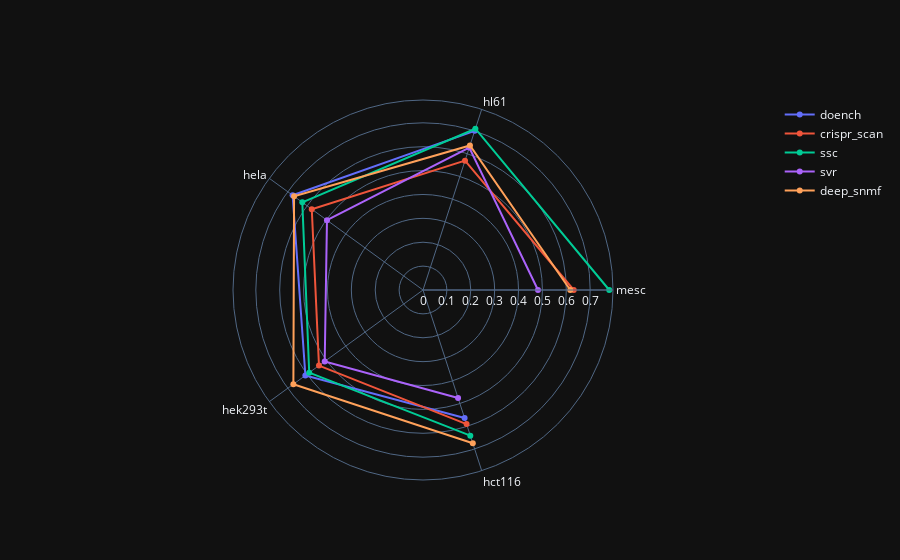

Write notebook code for a chart like this one.
### Code cell
import pandas as pd
import numpy as np
import plotly.express as px
import plotly.graph_objects as go
  
# read dataset from csv and perform preprocessing
data = result
data.head()
  
# # remove goalkeepers data for performing fair comparison
# goalkeeper_index = data[data['Position'] == 'GK' ].index
# data.drop(index_names,inplace=True)
  
# remove columns which are not required for this visualisation purpose
plt_vars = ['mesc', 'hl61', 'hela', 'hek293t', 'hct116']
# data.drop(data_cols, axis =1, inplace=True)

# plot unfilled scatter plot
# plot star plot for comparison
fig = go.Figure()
  
fig.add_trace(go.Scatterpolar(
      r=pd.Series(data.loc[0].values),
      theta=plt_vars,

      name=data.loc[0, 'index']
))
fig.add_trace(go.Scatterpolar(
      r=pd.Series(data.loc[1,plt_vars].values),
      theta=plt_vars,

      name=data.loc[1, 'index']
))
fig.add_trace(go.Scatterpolar(
      r=pd.Series(data.loc[2,plt_vars].values),
      theta=plt_vars,

      name=data.loc[2, 'index']
))
fig.add_trace(go.Scatterpolar(
      r=pd.Series(data.loc[3,plt_vars].values),
      theta=plt_vars,

      name=data.loc[3, 'index']
))
fig.add_trace(go.Scatterpolar(
      r=pd.Series(data.loc[4,plt_vars].values),
      theta=plt_vars,
    
      name=data.loc[4, 'index']
))

  
fig.update_layout(
  polar=dict(
    radialaxis=dict(
      visible=True
          )),

  template = 'plotly_dark',
  showlegend=True
)

fig.show()

### Figure 1 — Plotly figure (JSON) as saved in the notebook; plotly's stock layout.template omitted (floating-point values rounded to 4 significant figures)
{"data": [{"name": "doench", "r": ["doench", 0.7006, 0.6749, 0.6087, 0.5637, 0.6117], "theta": ["mesc", "hl61", "hela", "hek293t", "hct116"], "type": "scatterpolar"}, {"name": "crispr_scan", "r": [0.6311, 0.5694, 0.5756, 0.5384, 0.5902], "theta": ["mesc", "hl61", "hela", "hek293t", "hct116"], "type": "scatterpolar"}, {"name": "ssc", "r": [0.7798, 0.71, 0.6246, 0.5889, 0.6412], "theta": ["mesc", "hl61", "hela", "hek293t", "hct116"], "type": "scatterpolar"}, {"name": "svr", "r": [0.4815, 0.6271, 0.497, 0.5087, 0.4754], "theta": ["mesc", "hl61", "hela", "hek293t", "hct116"], "type": "scatterpolar"}, {"name": "deep_snmf", "r": [0.6167, 0.6362, 0.6673, 0.6708, 0.6746], "theta": ["mesc", "hl61", "hela", "hek293t", "hct116"], "type": "scatterpolar"}], "layout": {"polar": {"radialaxis": {"visible": true}}, "showlegend": true}}
